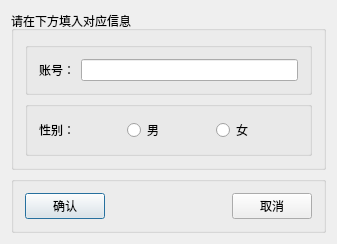
<?xml version="1.0" encoding="UTF-8"?>
<ui version="4.0">
 <class>memberadd</class>
 <widget class="QDialog" name="memberadd">
  <property name="geometry">
   <rect>
    <x>0</x>
    <y>0</y>
    <width>337</width>
    <height>223</height>
   </rect>
  </property>
  <property name="windowTitle">
   <string>memberadd</string>
  </property>
  <layout class="QVBoxLayout" name="verticalLayout_2">
   <item>
    <widget class="QGroupBox" name="groupBox">
     <property name="title">
      <string>请在下方填入对应信息</string>
     </property>
     <layout class="QVBoxLayout" name="verticalLayout">
      <item>
       <widget class="QGroupBox" name="groupBox_4">
        <property name="title">
         <string/>
        </property>
        <layout class="QHBoxLayout" name="horizontalLayout_3">
         <item>
          <widget class="QLabel" name="label_2">
           <property name="text">
            <string>账号：</string>
           </property>
          </widget>
         </item>
         <item>
          <widget class="QLineEdit" name="lineEdit"/>
         </item>
        </layout>
       </widget>
      </item>
      <item>
       <widget class="QGroupBox" name="groupBox_3">
        <property name="title">
         <string/>
        </property>
        <layout class="QHBoxLayout" name="horizontalLayout_2">
         <item>
          <widget class="QLabel" name="label">
           <property name="text">
            <string>性别：</string>
           </property>
          </widget>
         </item>
         <item>
          <widget class="QRadioButton" name="man">
           <property name="text">
            <string>男</string>
           </property>
          </widget>
         </item>
         <item>
          <widget class="QRadioButton" name="woman">
           <property name="text">
            <string>女</string>
           </property>
          </widget>
         </item>
        </layout>
       </widget>
      </item>
     </layout>
    </widget>
   </item>
   <item>
    <widget class="QGroupBox" name="groupBox_2">
     <property name="title">
      <string/>
     </property>
     <layout class="QHBoxLayout" name="horizontalLayout">
      <item>
       <widget class="QPushButton" name="pushButton_right">
        <property name="text">
         <string>确认</string>
        </property>
       </widget>
      </item>
      <item>
       <spacer name="horizontalSpacer">
        <property name="orientation">
         <enum>Qt::Horizontal</enum>
        </property>
        <property name="sizeHint" stdset="0">
         <size>
          <width>88</width>
          <height>20</height>
         </size>
        </property>
       </spacer>
      </item>
      <item>
       <widget class="QPushButton" name="pushButton_false">
        <property name="text">
         <string>取消</string>
        </property>
       </widget>
      </item>
     </layout>
    </widget>
   </item>
  </layout>
 </widget>
 <layoutdefault spacing="6" margin="11"/>
 <resources/>
 <connections/>
</ui>
